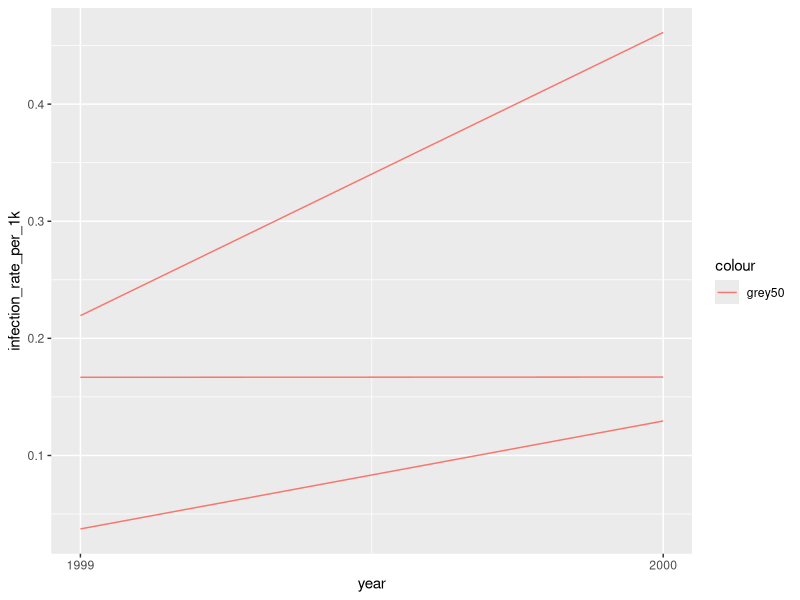
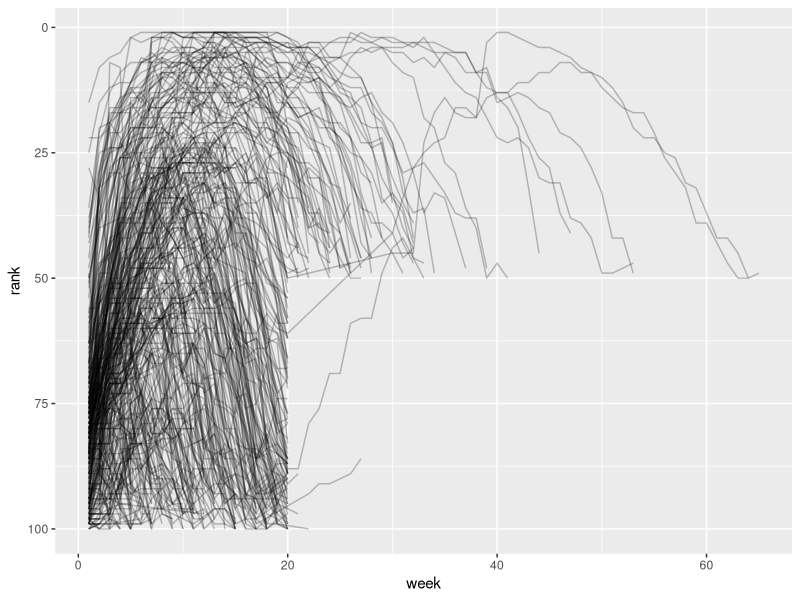

Generate these figures, in order, with R:
# this file contains worked examples and solutions to the problems from section 5 of
# Wickham, H. et al 2023. "R for Data Science", O'Reilly.
# the text is available at
# https://r4ds.hadley.nz/data-tidy

library(tidyverse)

# tidy datasets satisfy the structure of relations in relational algebra, viz.
# (i)   each variable is a column, each column is a variable
# (ii)  each row is an observation (a record, a tuple) and vice versa
# (iii) each cell is a single value and vice versa
#
# this is so, because the purpose of analysis is, basically, to establish functional relationships between the observed values

table <- tibble(
  country = c("Afghanistan", "Afghanistan", "Brazil", "Brazil", "China", "China"),
  year = c(1999, 2000, 1999, 2000, 1999, 2000),
  cases = c(745, 2666, 37737, 80488, 212258, 213766),
  population = c(19987071, 20595360, 172006362, 174504898, 1272915272, 1280428583)
)

table <- table |> 
  mutate(infection_rate_per_1k = cases / population * 1000) |> 
  arrange(country, year)

ggplot(table, aes(x = year, y = infection_rate_per_1k)) +
  geom_line(aes(group = country, colour = "grey50")) +
  scale_x_continuous(breaks = c(1999, 2000))

# exercises 5.2.1
# TODO


# pivoting data -----------------------------------------------------------
# pivot_linger() is used to reshape wide data into tall

billboard <- tidyr::billboard |> 
  pivot_longer(
    cols = starts_with("wk"),
    names_to = "week",
    values_to = "rank",
    values_drop_na = TRUE
  ) |> 
  mutate(week = parse_number(week))

billboard |> 
  ggplot(aes(x = week, y = rank, group = track)) +
  geom_line(alpha = 0.25) +
  scale_y_reverse()

# "tribble" stands for "transposed tibble"
# it facilitates manual data input, by making it row-wise
df <- tribble(
  ~id, ~bp1, ~bp2,
  "A",  100,  120,
  "B",  140,  115,
  "C",  130,  135
)

df |> 
  pivot_longer(
    cols = bp1:bp2,
    names_to = "measurement",
    values_to = "value"
  )

# pivot_longer() can split a single column into several ones with names_sep or names_pattern argument and a vector value of names_to argument
who2 |> 
  pivot_longer(
    cols = !(country:year),
    names_to = c("diagnosis", "gender", "age"),
    names_sep = "_",
    values_to = "count"
  ) |> 
  filter(is.na(count) == FALSE)

# what is more, pivot_longer() can split a column header into values with ".value" key passed to names_to argument
household |> 
  pivot_longer(
    cols = !family,
    names_to = c(".value", "child"),
    names_sep = "_",
    values_drop_na = TRUE
  )

# pivot_wider() is used to reshape tall data into wide

cms_patient_experience |> 
  pivot_wider(
    id_cols = starts_with ("org"),
    names_from = measure_cd,
    values_from = prf_rate
  )

df <- tribble(
  ~id, ~measurement, ~value,
  "A",        "bp1",    100,
  "B",        "bp1",    140,
  "B",        "bp2",    115, 
  "A",        "bp2",    120,
  "A",        "bp3",    105
)

df |> 
  pivot_wider(
    names_from = measurement,
    values_from = value
  )

# Cf.vignette("pivot", package = "tidyr")